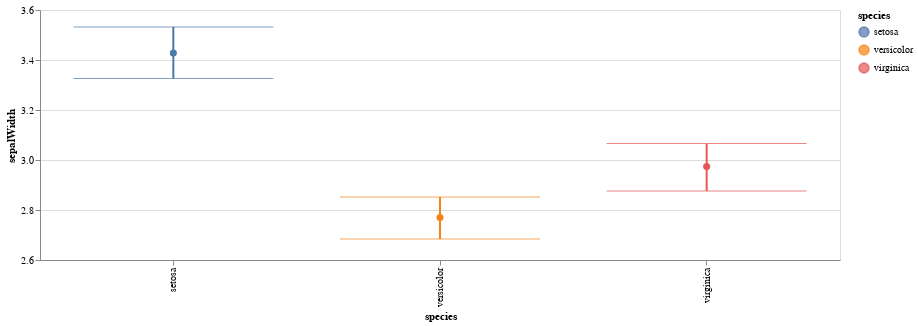

The notebook cell this image was saved under:
### Markdown cell above
### Altair

### Code cell
mean_point = alt.Chart(dataset).mark_circle().encode(
    x=alt.X('species'),
    y=alt.Y('mean(sepalWidth)'),
    color="species",
    size=alt.value(50)
)

errorbar = alt.Chart(dataset).mark_errorbar(extent='ci', ticks=True).encode(
    x='species',
    y=alt.Y('sepalWidth', scale=alt.Scale(zero=False)),
    color="species",
    strokeWidth=alt.value(2)
    
).properties(
    width=800,
    height=250,
)

errorbar + mean_point

### Figure 1 — Vega-Lite specification as saved in the notebook (floating-point values rounded to 4 significant figures; data arrays with more than 128 entries replaced by an {"elided": "..."} marker saying what was removed)
{"config": {"view": {"continuousWidth": 400, "continuousHeight": 300}}, "layer": [{"mark": {"type": "errorbar", "extent": "ci", "ticks": true}, "encoding": {"color": {"type": "nominal", "field": "species"}, "strokeWidth": {"value": 2}, "x": {"type": "nominal", "field": "species"}, "y": {"type": "quantitative", "field": "sepalWidth", "scale": {"zero": false}}}, "height": 250, "width": 800}, {"mark": "circle", "encoding": {"color": {"type": "nominal", "field": "species"}, "size": {"value": 50}, "x": {"type": "nominal", "field": "species"}, "y": {"type": "quantitative", "aggregate": "mean", "field": "sepalWidth"}}}], "data": {"name": "data-a264acbd6e539a8b3afc0cb5f240fb57"}, "$schema": "https://vega.github.io/schema/vega-lite/v4.8.1.json", "datasets": {"data-a264acbd6e539a8b3afc0cb5f240fb57": {"elided": "150 records"}}}
